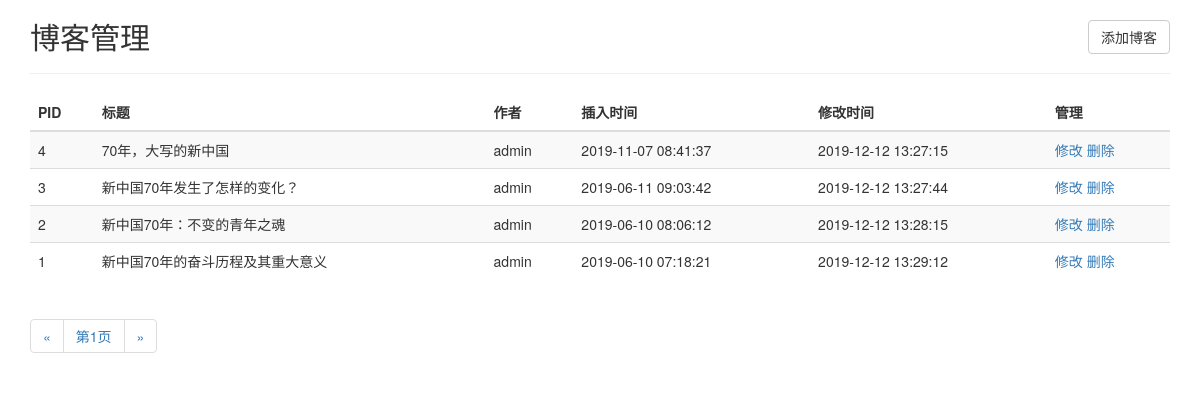
Page /admin/blog.php on the committed database.
### tables this page shows
CREATE TABLE `page` (
  `pid` int(11) NOT NULL AUTO_INCREMENT,
  `title` varchar(255) DEFAULT NULL,
  `content` text,
  `author` varchar(255) DEFAULT NULL,
  `intime` timestamp NULL DEFAULT CURRENT_TIMESTAMP,
  `uptime` timestamp NULL DEFAULT CURRENT_TIMESTAMP ON UPDATE CURRENT_TIMESTAMP,
  PRIMARY KEY (`pid`)
);

### core/db.class.php (called while the page is built, shortened)
<?php
	class db{
		function __construct(){
			$this->mysqli=new mysqli('localhost','root','roorroor','blog');
		}
		function query( $sql ){
			return $this->mysqli->query( $sql );
		}
	}

### config.php (called while the page is built, shortened)
<?php
	include(PATH . '/core/db.class.php');
	$db = new db();
    include(PATH . '/core/input.class.php');
    $input = new input();
 	$sql="select * from setting";
	$set_result=$db->query($sql);
	$setting=array();
	while($row=$set_result->fetch_array(MYSQLI_ASSOC)){
		$setting[$row['key']]=$row['val'];
	}
?>

### core/input.class.php (called while the page is built, shortened)
<?php
	class input{
		function get($key=false){
			if(isset($_GET[ $key ])){
				return $_GET[ $key ];
			}else{
				return false;
			}
		}
	}
?>

### admin/check.php (called while the page is built, shortened)
<?php
	include('../config.php');
?>

### admin/blog.php (the view, shortened to what this page needs)
<?php
include('check.php');
$pageNum = $setting['pagenum'];
$sql = "select count(*) AS total from page";
$total = $db->query($sql)->fetch_array(MYSQLI_ASSOC)['total'];
$maxPage = ceil($total / $pageNum);
$page = (int)$input->get('page');
$page = $page < 1 ? 1 : $page;
$offset = ($page - 1) * $pageNum;
$sql = "select * from page order by pid desc limit {$offset},{$pageNum}";
$result = $db->query($sql);
$rows = array();
while ($row = $result->fetch_array(MYSQLI_ASSOC)) {
    $rows[] = $row;
}
?>
<!DOCTYPE HTML PUBLIC "-//W3C//DTD HTML 4.01//EN" "http://www.w3.org/TR/html4/strict.dtd">
<html lang="en">
<head>
    <?php include(PATH . '/header.inc.php'); ?>
</head>
<body>
<div class="container">
    <h2> 博客管理
        <small class="pull-right"><a class='btn btn-default' href="blog_add.php">添加博客</a></small>
    </h2>
    <hr/>
    <div class="rows">
        <table class="table table-striped">
            <thead>
            <tr>
                <th>PID</th>
                <th>标题</th>
                <th>作者</th>
                <th>插入时间</th>
                <th>修改时间</th>
                <th>管理</th>
            </tr>
            </thead>
            <tbody>
            <?php foreach ($rows as $row) : ?>
                <tr>
                    <td><?php echo $row['pid']; ?></td>
                    <td><?php echo $row['title']; ?></td>
                    <td><?php echo $row['author']; ?></td>
                    <td><?php echo $row['intime']; ?></td>
                    <td><?php echo $row['uptime']; ?></td>
                    <td>
                        <a href="blog_add.php?pid=<?php echo $row['pid']; ?> ">修改</a>
                        <a onclick='return confirm("你确定要删除吗？")'
                           href="blog.php?do=delete&pid=<?php echo $row['pid']; ?> ">删除</a>
                    </td>
                </tr>
            <?php endforeach; ?>
            </tbody>
        </table>
        <nav aria-label="Page navigation">
            <ul class="pagination">
                <li>
                    <a href='#' aria-label="Previous">
                        <span aria-hidden="true">&laquo;</span>
                    </a>
                </li>
                <?php
                $hrefTpl = "<li><a href='blog.php?page=%d'>%s</a></li>";
                for ($i = 1; $i <= $maxPage; $i++) {
                    echo sprintf($hrefTpl, $i, "第{$i}页");
                }
                ?>
                <li>
                    <a href='#' aria-label="Next">
                        <span aria-hidden="true">&raquo;</span>
                    </a>
                </li>
            </ul>
        </nav>
    </div>
</div>
</body>
</html>

### header.inc.php (shortened to what this page needs)
<link rel="stylesheet" href="../theme/bootstrap/css/bootstrap.css">

### rows in the picture
page: pid "4", title "70年，大写的新中国", author "admin", intime "2019-11-07 08:41:37", uptime "2019-12-12 13:27:15"
page: pid "3", title "新中国70年发生了怎样的变化？", author "admin", intime "2019-06-11 09:03:42", uptime "2019-12-12 13:27:44"
page: pid "2", title "新中国70年：不变的青年之魂", author "admin", intime "2019-06-10 08:06:12", uptime "2019-12-12 13:28:15"
page: pid "1", title "新中国70年的奋斗历程及其重大意义", author "admin", intime "2019-06-10 07:18:21", uptime "2019-12-12 13:29:12"
